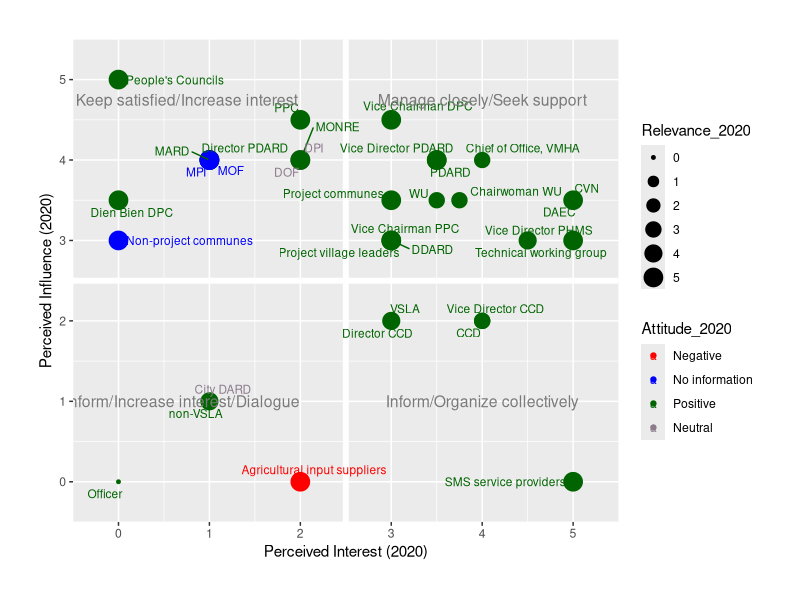
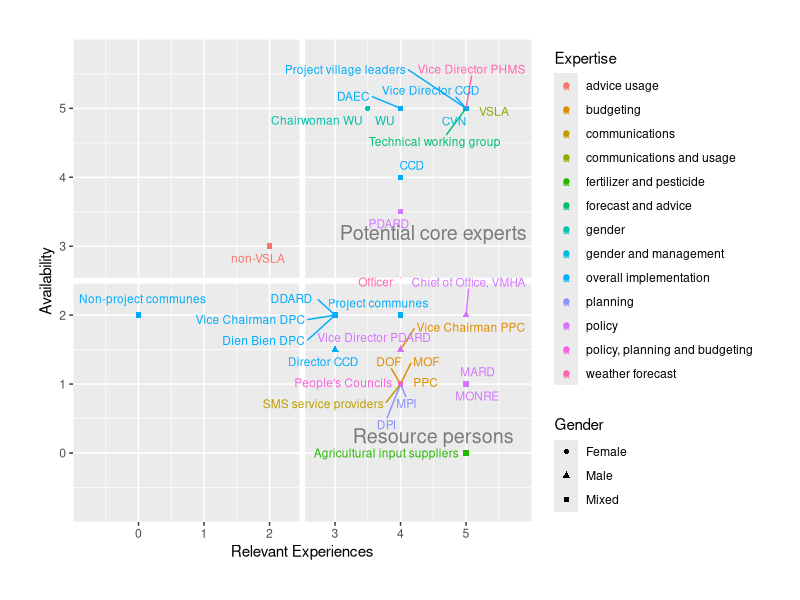
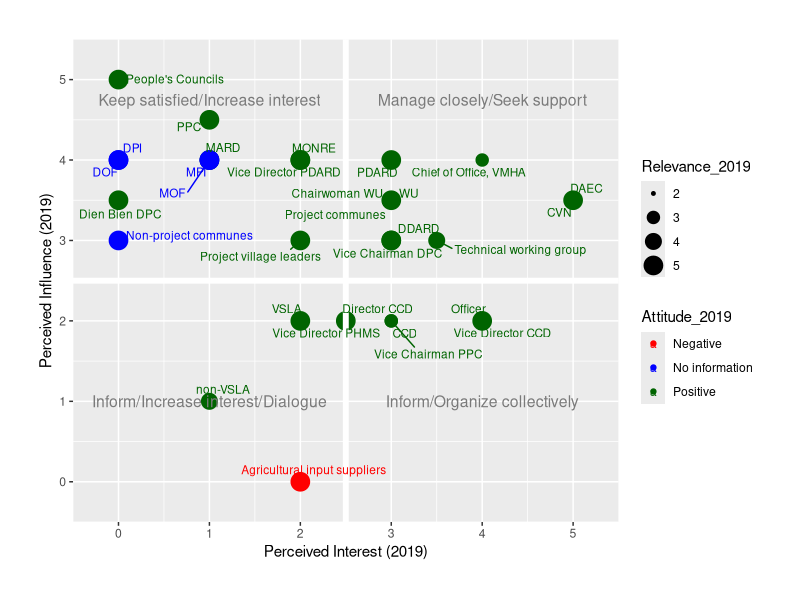
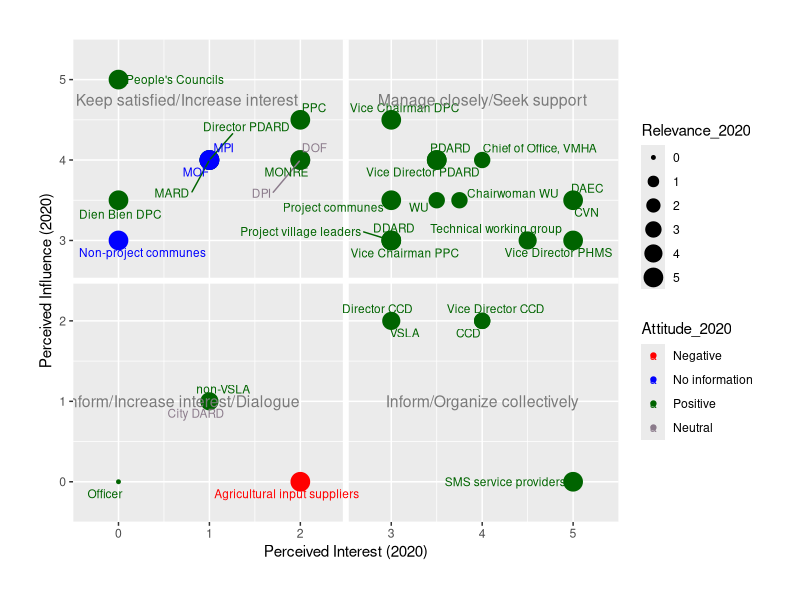

Source code (R) for these figures, in order:
#test file###

#install.packages("ggrepel")
library(ggplot2)
library(ggrepel)
library(ggthemes)
#Call data for stakeholders' expertise, willingness and potential contribution 
#in the decision analysis#

stakeholder<-read.csv("stakeholder.csv")
#1. Plot stakeholders' experience, availability and expertise in decision analysis ####

expertplot<-ggplot(data = stakeholder, aes(x=Experience, y=Availability, label =stakeholders, color=Expertise))+ 
  geom_point(aes(shape=Gender))+
  xlab("Relevant Experiences")+
 #label names of stakeholder and expand space to show full names
  scale_x_continuous(labels = paste(seq(0, 5, by = 1)), 
                     breaks = seq(0,5, by = 1), 
                     limits = c(0, 5),
                     expand = c(0,1))+
  scale_y_continuous(labels = paste(seq(0, 5, by = 1)), 
                     breaks = seq(0,5, by = 1), 
                     limits = c(0, 5),
                     expand = c(0,1))+
  theme(plot.margin = unit(c(1,1,1,1), "cm"))+
# Create line to categorize stakeholders
  geom_hline(yintercept=2.5, color="white", size=2)+
  geom_vline(xintercept=2.5, color="white", size=2)+
# Show all names of overlapped values
# https://ggrepel.slowkow.com/articles/examples.html
  geom_text_repel(box.padding = 0.3, max.overlaps = Inf, size=3)+
  annotate("text", label = "Potential core experts",
    x = 4.5, y = 3.2, size = 5, colour = "grey48")+
  annotate("text", label = "Resource persons",
           x = 4.5, y = 0.25, size = 5, colour = "grey48")
 ggsave("expertplot.jpeg", dpi=400, height=7, width = 8)
 
#2. Stakeholder power and interest analysis in 2019####
 stakeholder<-read.csv("stakeholder.csv")
 Stakeholder_analysis_2019<-ggplot(data = stakeholder, aes(x=Interest_2019, y=Influence_2019, 
                                label=stakeholders,
                                color=Attitude_2019, size=Relevance_2019))+ 
   geom_point()+
   xlab("Perceived Interest (2019)")+
   ylab("Perceived Influence (2019)")+
   
   #label names of stakeholder and expand space to show full names
   scale_x_continuous(labels = paste(seq(0, 5, by = 1)), 
                      breaks = seq(0,5, by = 1), 
                      limits = c(0, 5),
                      expand = c(0,0.5))+
   scale_y_continuous(labels = paste(seq(0, 5, by = 1)), 
                      breaks = seq(0,5, by = 1), 
                      limits = c(0, 5),
                      expand = c(0,0.5))+
   theme(plot.margin = unit(c(1,1,1,1), "cm"))+
   scale_color_manual(breaks = c("Negative", "No information", "Positive"),
                      values=c("red", "blue", "dark green"))+
   # Create line to categorize stakeholders
   geom_hline(yintercept=2.5, color="white", size=2)+
   geom_vline(xintercept=2.5, color="white", size=2)+
   # Show all names of overlapped values
   # https://ggrepel.slowkow.com/articles/examples.html
   geom_text_repel(box.padding = 0.3, max.overlaps = Inf, size=3)+
   annotate("text", label = "Manage closely/Seek support",
            x = 4.0, y = 4.75, size = 4.0, colour = "grey48")+
   annotate("text", label = "Inform/Organize collectively",
            x = 4.0, y = 1.0, size = 4.0, colour = "grey48")+
   annotate("text", label = "Keep satisfied/Increase interest",
          x = 1.0, y = 4.75, size = 4.0, colour = "grey48")+
   annotate("text", label = "Inform/Increase interest/Dialogue",
            x = 1.0, y = 1.0, size = 4.0, colour = "grey48")
 ggsave("stakeholder_analysis_2019.jpeg", dpi=400, height=7, width = 8)
 
 #2. Stakeholder power and interest analysis in 2020####
 stakeholder<-read.csv("stakeholder.csv")
 ggplot(data = stakeholder, aes(x=Interest_2020, y=Influence_2020, 
                                label=stakeholders,
                                color=Attitude_2020, size=Relevance_2020))+ 
   geom_point()+
   xlab("Perceived Interest (2020)")+
   ylab("Perceived Influence (2020)")+
   
   #label names of stakeholder and expand space to show full names
   scale_x_continuous(labels = paste(seq(0, 5, by = 1)), 
                      breaks = seq(0,5, by = 1), 
                      limits = c(0, 5),
                      expand = c(0,0.5))+
   scale_y_continuous(labels = paste(seq(0, 5, by = 1)), 
                      breaks = seq(0,5, by = 1), 
                      limits = c(0, 5),
                      expand = c(0,0.5))+
   theme(plot.margin = unit(c(1,1,1,1), "cm"))+
   scale_color_manual(breaks = c("Negative", "No information", "Positive", "Neutral"),
                      values=c("red", "blue", "dark green", "thistle4"))+
   # Create line to categorize stakeholders
   geom_hline(yintercept=2.5, color="white", size=2)+
   geom_vline(xintercept=2.5, color="white", size=2)+
   # Show all names of overlapped values
   # https://ggrepel.slowkow.com/articles/examples.html
   geom_text_repel(box.padding = 0.3, max.overlaps = Inf, size=3)+
   annotate("text", label = "Manage closely/Seek support",
            x = 4.0, y = 4.75, size = 4.0, colour = "grey48")+
   annotate("text", label = "Inform/Organize collectively",
            x = 4.0, y = 1.0, size = 4.0, colour = "grey48")+
   annotate("text", label = "Keep satisfied/Increase interest",
            x = 0.75, y = 4.75, size = 4.0, colour = "grey48")+
   annotate("text", label = "Inform/Increase interest/Dialogue",
            x = 0.7, y = 1.0, size = 4.0, colour = "grey48")
 ggsave("stakeholder_analysis_2020.jpeg", dpi=400, height=7, width = 8)
 


#https://stackoverflow.com/questions/15624656/label-points-in-geom-point
#https://intellipaat.com/community/16343/how-to-put-labels-over-geombar-for-each-bar-in-r-with-ggplot2




